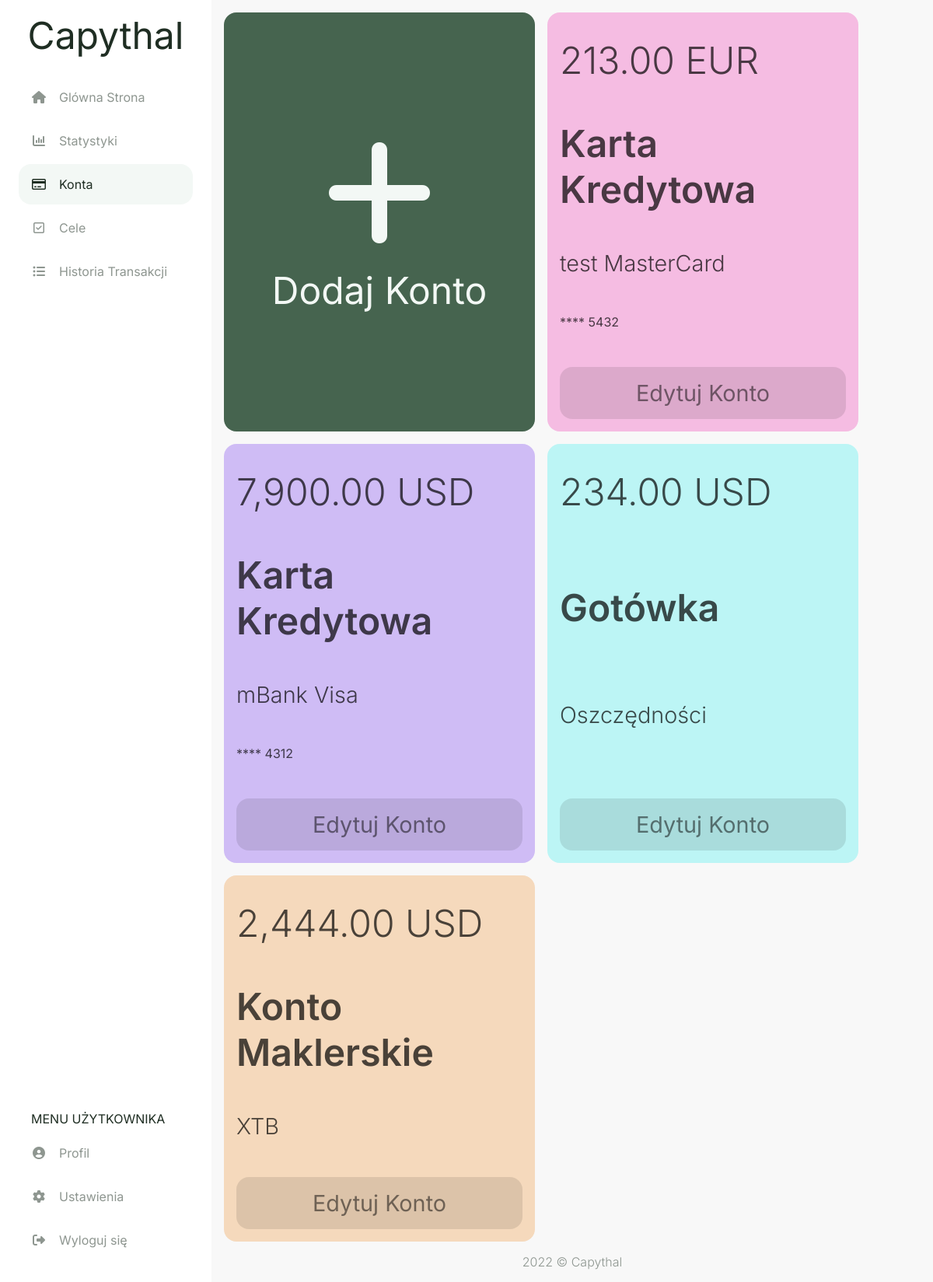
Page /accounts (signed in) on the earlier database version.
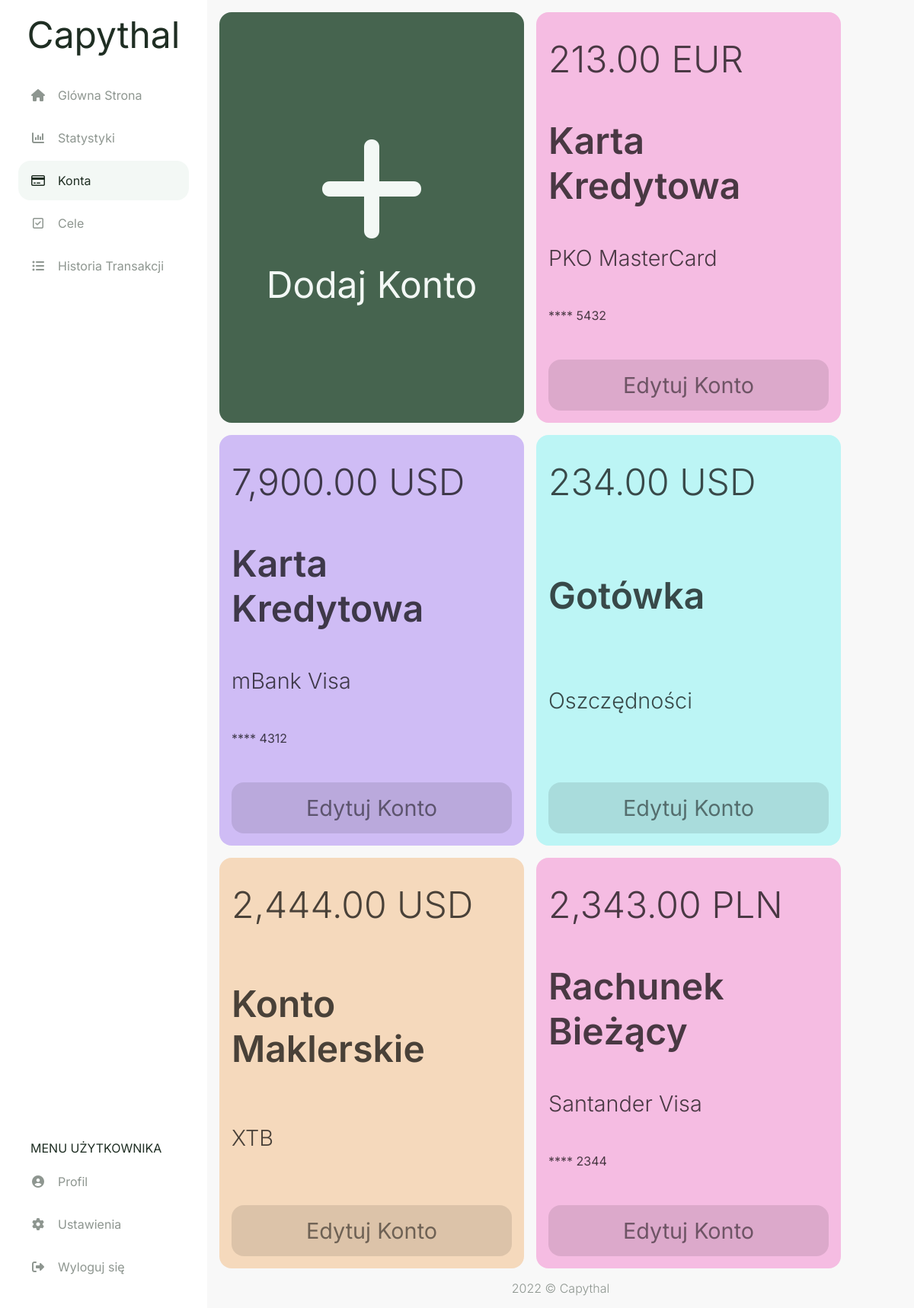
Same page on the later database version.
### capythal/models.py (models this page shows, shortened)
class account(db.Model):
    id = db.Column(db.Integer, primary_key=True)
    user_id = db.Column(db.Integer, db.ForeignKey('user.id'), nullable=False)
    currency_id = db.Column(db.Integer, db.ForeignKey('currency.id'), nullable=False)
    card_id = db.Column(db.Integer, db.ForeignKey('card.id'))
    acc_type_id = db.Column(db.Integer, db.ForeignKey('acc_type.id'), nullable=False)
    style_id = db.Column(db.Integer, db.ForeignKey('style.id'), nullable=False)
    amount = db.Column(db.Float(20,2), default = 0)
    card_number = db.Column(db.String(4))
    fin_inst = db.Column(db.String(20))
    transaction = db.relationship("transaction", backref="account", lazy=True)
    settings = db.relationship("settings", back_populates="account", uselist=False)
    goal = db.relationship("goal", backref="account", lazy=True)

class currency(db.Model):
    id = db.Column(db.Integer, primary_key=True)
    name = db.Column(db.String(20), nullable=False)
    account = db.relationship("account", backref="currency", lazy=True)
    settings = db.relationship("settings", backref="currency", lazy=True)

class acc_type(db.Model):
    id = db.Column(db.Integer, primary_key=True)
    name = db.Column(db.String(20), nullable=False)
    account = db.relationship("account", backref="acc_type", lazy=True)

class card(db.Model):
    id = db.Column(db.Integer, primary_key=True)
    name = db.Column(db.String(20), nullable=False)
    account = db.relationship("account", backref="card", lazy=True)

### capythal/routes.py (the view, shortened to what this page needs)
@app.route('/accounts', methods=['GET', 'POST'])
@login_required
def accounts():
    form_add = addAccForm()
    form_edit = editAccForm()
    accounts = db.session.query(account,currency,card,acc_type,style).join(currency).join(card).join(acc_type).join(style).filter(account.user_id == current_user.id)
    if form_edit.deleteAcc.data and form_edit.validate():
        db.session.execute(
            delete(account)
            .where((account.id == form_edit.account_id.data) & (account.user_id == current_user.id)))
        db.session.commit()
        return redirect(url_for('accounts'))
    return render_template("accounts.html", accounts = accounts, form_add = form_add, form_edit = form_edit)

### capythal/models.py (called while the page is built)
@login_manager.user_loader
def load_user(user_id):
    return user.query.get(int(user_id))

### capythal/routes.py (called while the page is built)
@app.template_filter()
def currencyFormat(value):
    value = float(value)
    return "{:,.2f}".format(value)

### capythal/templates/accounts.html (shortened to what this page needs)
{% extends "layout.html" %}
{% set active_page = "accounts" %}
{% block head %}
  {{ super() }}
  <link rel="stylesheet" href="{{ url_for('static', filename='css/accounts.css') }}">
  <link rel="stylesheet" href="{{ url_for('static', filename='css/modals/account-modal.css') }}">
{% endblock %}
{% block content %}
<div class="accounts-flexbox">
  <a href="#modal-add" class="account-add bg-main-btn fc-main-btn">
    <span class="account-plus-sign fa fa-plus"></span>
    <span class="fs-1">Dodaj Konto</span>
  </a>
  {% for account,currency,card,acc_type,style in accounts %}
    <div class="account-info style-{{ style.name }}">
      <span class="fs-1 fw-light">{{ account.amount | currencyFormat }} {{ currency.name }}</span>
      <span class="fs-1 fw-semibold">{{ acc_type.name }}</span>
      <span class="fs-2 fw-light">
        {% if account.fin_inst %}{{ account.fin_inst }}{% endif %} {% if card.name %}{{ card.name }}{% endif %}
      </span>
      {% if account.card_number %}
      <span class="fs-4">**** {{ account.card_number }}</span>
      {% endif %}
      <a href="#modal{{ account.id }}" class="account-edit" value=1>
        <span class="fs-2">Edytuj Konto</span>
      </a>
    </div>
  {% endfor %}
</div>
{% endblock %}

### capythal/templates/layout.html (shortened to what this page needs)
<!doctype html>
<html lang="pl">
  <head>
    {% block head %}
    <link rel="stylesheet" href="{{ url_for('static', filename='css/style.css') }}">
    {% endblock %}
  </head>
  <body>
    <aside id="navbar" class="navbar">
      <a class="logo fs-1" href="{{ url_for('home') }}">Capythal</a>
      <ul class="navbar-list-top">
        <li class="menu-button {{ 'active' if active_page == 'home' else '' }}">
          <a href="{{ url_for('home') }}" class="menu-button-link">
            <span class="fa fa-fw fa-home my-auto"></span>
            <span class="ml-1 fs-4">Glówna Strona</span>
          </a>
        </li>
        <li class="menu-button {{ 'active' if active_page == 'stats' else '' }}">
          <a href="{{ url_for('stats') }}" class="menu-button-link">
            <span class="fa fa-fw fa-bar-chart my-auto"></span>
            <span class="ml-1 fs-4">Statystyki</span>
          </a>
        </li>
        <li class="menu-button {{ 'active' if active_page == 'accounts' else '' }}">
          <a href="{{ url_for('accounts') }}" class="menu-button-link">
            <span class="fa fa-fw fa-credit-card my-auto"></span>
            <span class="ml-1 fs-4">Konta</span>
          </a>
        </li>
        <li class="menu-button {{ 'active' if active_page == 'goals' else '' }}">
          <a href="{{ url_for('goals') }}" class="menu-button-link">
            <span class="fa fa-fw fa-check-square-o my-auto"></span>
            <span class="ml-1 fs-4">Cele</span>
          </a>
        </li>
        <li class="menu-button {{ 'active' if active_page == 'history' else '' }}">
          <a href="{{ url_for('history') }}" class="menu-button-link">
            <span class="fa fa-fw fa-list-ul my-auto"></span>
            <span class="ml-1 fs-4">Historia Transakcji</span>
          </a>
        </li>
      </ul>
      <ul class="navbar-list-bottom">
        <li class="nav-item">
          <span class="ml-1 fs-4">MENU UŻYTKOWNIKA</span>
        </li>
        <li class="menu-button">
          <a href="{{ url_for('userpage') }}" class="menu-button-link">
            <span class="fa fa-fw fa-user-circle my-auto"></span>
            <span class="ml-1 fs-4">Profil</span>
          </a>
        </li>
        <li class="menu-button">
          <a href="" class="menu-button-link">
            <span class="fa fa-fw fa-cog my-auto"></span>
            <span class="ml-1 fs-4">Ustawienia</span>
          </a>
        </li>
        <li class="menu-button">
          <a href="{{ url_for('logout') }}" class="menu-button-link">
            <span class="fa fa-fw fa-sign-out my-auto"></span>
            <span class="ml-1 fs-4">Wyloguj się</span>
          </a>
        </li>
      </ul>
    </aside>
    <main class="main-content">
      {%block content%}
      {%endblock%}
    </main>
    <footer class="fc-secondary fw-light">
      2022 © Capythal
    </footer>
  </body>
</html>

### capythal/static/css/style.css (style rules this page uses)
html, body { padding: 0; margin: 0; }
html { height: 100%; font-family: 'Inter', sans-serif; width: 100%; }
body { background-color: #F8F8F8; color: #1F2E23; min-height: 100vh; display: flex; flex-direction: column; }
* { box-sizing: border-box; }
aside { background-color: #FFFFFF; }
a { color: #1F2E23; cursor: pointer; text-decoration: none; }
.bg-main-btn { background-color: #46644F; }
.style-orange { color: hsl(30, 18%, 33%); background-color: hsl(30, 75%, 85%); }
.style-cyan { color: hsl(180, 18%, 33%); background-color: hsl(180, 75%, 85%); }
.style-violet { color: hsl(260, 18%, 33%); background-color: hsl(260, 75%, 85%); }
.style-pink { color: hsl(320, 18%, 33%); background-color: hsl(320, 75%, 85%); }
.fc-secondary { color: #8E9690; }
.fc-main-btn { color: #F3F8F5; }
.fw-light { font-weight: 300 !important; }
.fw-semibold { font-weight: 600 !important; }
.ml-1 { margin-left: 1rem !important; }
.my-auto { margin: auto 0; }
.navbar { transition: all 0.4s ease-in-out; }
.main-content { height: 100%; }
.navbar { display: flex; flex-direction: column; position: fixed; top: 0; bottom: 0; width: 0; opacity: 0; height: 100%; max-width: 75%; overflow-y: auto; z-index: 101; }
.logo { display: none; margin: 1rem auto 0; }
.navbar-list-top, .navbar-list-bottom { width: 100%; padding: 1.5rem; list-style: none }
.navbar-list-top { margin-top: 0; margin-bottom: auto; }
.navbar-list-bottom { margin-bottom: 0; }
.nav-item { margin: 0.5rem 0; }
.active { border-radius: 1rem; background-color: #F3F8F5; }
.active a { color: #1F2E23 !important; }
.menu-button a { margin-bottom: 0.25rem; color: #8E9690; }
.menu-button-link { display: flex; padding: 1rem; }
footer { margin-top: auto; display: flex; margin-bottom: 1rem; justify-content: center; }
.fs-1 { font-size: 2rem; }
.fs-2 { font-size: 1.5rem; }
.fs-4 { font-size: 0.8rem; }
@media (min-width: 500px) { .fs-1 { font-size: 3rem; } }
@media (min-width: 500px) { .fs-2 { font-size: 2rem; } }
@media (min-width: 500px) { .fs-4 { font-size: 1.2rem ; } }
@media (min-width: 800px) { .navbar { width: 100%; opacity: 1; max-width: 17rem; } }
@media (min-width: 800px) { footer { margin-left: 17rem; } }
@media (min-width: 800px) { .add-tr, .logo { display: block; } }
@media (min-width: 800px) { .main-content { margin-left: 17rem; } }
@media (min-width: 800px) { .fs-1 { font-size: 3rem; } }
@media (min-width: 800px) { .fs-2 { font-size: 1.8rem; } }
@media (min-width: 800px) { .fs-4 { font-size: 1rem; } }

### capythal/static/css/accounts.css (style rules this page uses)
.accounts-flexbox { padding: 1rem; display: flex; gap: 1rem; flex-wrap: wrap; }
.account-add, .account-info { flex: 1 0 100%; border-radius: 1rem; display: flex; flex-direction: column; }
.account-add { padding: 3.5rem; justify-content: center; align-items: center; gap: 1rem; }
.account-plus-sign { font-size: 10rem; }
.account-info { padding: 2rem 1rem 1rem; justify-content: space-between; gap: 3rem; color: rgba(0, 0, 0, 0.7); word-wrap: break-word; }
.account-edit { padding: 1rem; border-radius: 1rem; color: rgba(0, 0, 0, 0.5); background-color: rgba(0, 0, 0, 0.1); }
.account-edit > span { display: flex; justify-content: center; }
@media (min-width: 1100px) { .account-add, .account-info { max-width: 25rem; } }

Differences in the rows shown:
changed account "EUR": fin_inst "test" → "PKO"
added account: amount "2,343.00", name "PLN", name "Rachunek Bieżący", fin_inst "Santander", name "Visa", card_number "2344"
